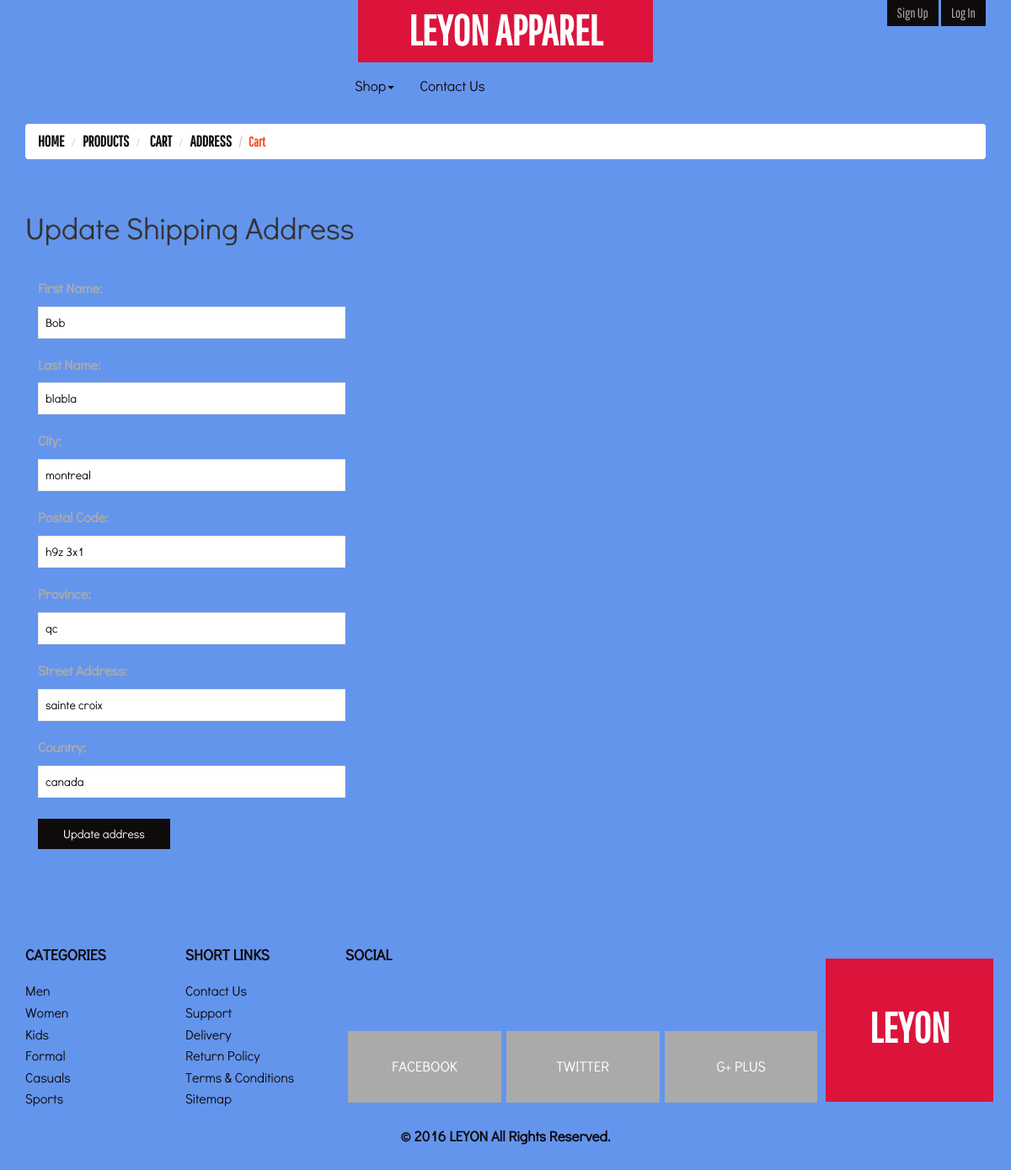
The app's page /editAddress.php?id=24 with its own data.
### tables this page shows
CREATE TABLE `address` (
  `address` int(9) NOT NULL,
  `first_name` varchar(50) NOT NULL,
  `last_name` varchar(50) NOT NULL,
  `city` varchar(15) NOT NULL,
  `postal_code` varchar(7) NOT NULL,
  `province` varchar(15) NOT NULL,
  `street` varchar(50) NOT NULL,
  `country` varchar(20) NOT NULL,
  `user_id` int(9) NOT NULL
);

### editAddress.php (the view, shortened to what this page needs)
<?php
        require_once 'database.php';
?>
    <!DOCTYPE.php>
    <html lang="en">
    <head>
        <link href="css/bootstrap.min.css" rel="stylesheet" type="text/css">
        <link href="css/style.css" rel="stylesheet" type="text/css" />
        <link rel="stylesheet" href="css/flexslider.css" type="text/css" media="screen" />
    </head>
    <body>
        <?php
            include 'header.php'
        ?>
            <div class="head-bread">
                <div class="container">
                    <ol class="breadcrumb">
                           <li><a href="index.php">Home</a></li>
                        <li><a href="index.php">Products</a></li>
                        <li> <a href="checkout.php">Cart</a></li>
                        <li><a href="shippingAddress.php">Address</a></li>
                        <li class="active">Cart</a></li>
                    </ol>
                </div>
            </div>
            <div class="reg-form">
                <div class="container">
                   <?php
				   $STH = $DBH->query("SELECT * FROM address WHERE address=". $_SESSION['addres_id']);
				   $STH->execute();
				   while($row = $STH->fetch())
				   {
				   ?>
                    <div class="reg">
                        <h1>Update Shipping Address</h1>
                        <br/>
                        <form method="post" class="col-md-8 cart-items">
                            <ul>
                                <li class="text-info">First Name: </li>
                                <li>
                                    <input type="text" name="firstName" value="<?php echo $row['first_name']?>">
                                </li>
                            </ul>
                            <ul>
                                <li class="text-info">Last Name: </li>
                                <li>
                                    <input type="text" name="lastName" value="<?php echo $row['last_name']?>">
                                </li>
                            </ul>
                            <ul>
                                <li class="text-info">City: </li>
                                <li>
                                    <input type="text" name="city" value="<?php echo $row['city']?>">
                                </li>
                            </ul>
                            <ul>
                                <li class="text-info">Postal code: </li>
                                <li>
                                    <input type="text" name="postalCode" value="<?php echo $row['postal_code']?>">
                                </li>
                            </ul>
                            <ul>
                                <li class="text-info">Province: </li>
                                <li>
                                    <input type="text" name="province" value="<?php echo $row['province']?>">
                                </li>
                            </ul>
                            <ul>
                                <li class="text-info">Street address: </li>
                                <li>
                                    <input type="text" name="address" value="<?php echo $row['street']?>">
                                </li>
                            </ul>
                            <ul>
                                <li class="text-info">Country: </li>
                                <li>
                                    <input type="text" name="country" value="<?php echo $row['country']?>">
                                </li>
                            </ul>
							<input type="submit" name="editAddress" value="Update address">
                        </form>
						<?php
				   }
						?>
                    </div>
                </div>
            </div>
            <div class="footer-grid">
                <div class="container">
                    <div class="col-md-2 re-ft-grd">
                        <h3>Categories</h3>
                        <ul class="categories">
                            <li><a href="#">Men</a></li>
                            <li><a href="#">Women</a></li>
                            <li><a href="#">Kids</a></li>
                            <li><a href="#">Formal</a></li>
                            <li><a href="#">Casuals</a></li>
                            <li><a href="#">Sports</a></li>
                        </ul>
                    </div>
                    <div class="col-md-2 re-ft-grd">
                        <h3>Short links</h3>
                        <ul class="shot-links">
                            <li><a href="#">Contact us</a></li>
                            <li><a href="#">Support</a></li>
                            <li><a href="#">Delivery</a></li>
                            <li><a href="#">Return Policy</a></li>
                            <li><a href="#">Terms & conditions</a></li>
                            <li><a href="contact.php">Sitemap</a></li>
                        </ul>
                    </div>
                    <div class="col-md-6 re-ft-grd">
                        <h3>Social</h3>
                        <ul class="social">
                            <li><a href="#" class="fb">facebook</a></li>
                            <li><a href="#" class="twt">twitter</a></li>
                            <li><a href="#" class="gpls">g+ plus</a></li>
                        </ul>
                    </div>
                    <div class="col-md-2 re-ft-grd">
                        <div class="bt-logo">
                            <div class="logo">
                                <a href="index.php" class="ft-log">LEYON</a>
                            </div>
                        </div>
                    </div>
                    <div class="clearfix"></div>
                </div>
                <div class="copy-rt">
                    <div class="container">
                        <p>&copy; 2016 LEYON All Rights Reserved.</p>
                    </div>
                </div>
            </div>
    </body>
    </html>

### css/style.css (style rules this page uses)
h4, h5, h6, h1, h2, h3 { margin: 0; }
ul, ol, li { margin: 0; padding: 0; }
p { margin: 0;padding: 0; }
body { margin:0; padding:0; }
.logo a,.logo a:hover { font-family: 'Pathway Gothic One'; background-color: crimson; text-transform: uppercase; text-decoration: none; padding: 10px 60px; font-weight: bold; font-size: 50px; color: #fff; }
* { margin: 0; padding: 0; font-family: 'Didact Gothic'; font-weight: 400; }
.footer-grid ul { list-style-type: none; }
.footer-grid { padding: 3em 0; }
.re-ft-grd h3 { font-family: 'Didact Gothic'; font-weight: 700; text-transform: uppercase; font-size: 18px; color: #100b0b; margin-bottom: 20px; text-shadow: none; }
ul.categories li a,ul.shot-links li a { font-family: 'Didact Gothic'; color: #100b0b; font-size: 16px; font-weight: 400; text-transform: capitalize; line-height: 1.6em; }
ul.social li { display: inline; }
.re-ft-grd { padding: 0; }
ul.social li a { padding: 30px 0px; width: 31.9%; float: left; background-color: #AAA; color: #fff; text-align: center; margin: 61px 3px 0px; font-size: 17px; text-transform: uppercase; font-weight: 400; }
.bt-logo { padding-top: 60px; }
a.ft-log, a.ft-log:hover { padding: 52px 52PX 60PX; }
.copy-rt { text-align: center; margin-top: 20px; }
.copy-rt p { font-family: 'Didact Gothic'; color: #100b0b; font-weight: 700; font-size: 17px; }
ol.breadcrumb li a { text-transform: uppercase; font-weight: bold; color: #100B0B; font-family: 'Pathway Gothic One'; font-size: 18px; text-shadow: none; }
.breadcrumb>.active { font-family: 'Pathway Gothic One'; color: #fb4c29; font-weight: 600; font-size: 16px; }
.breadcrumb { background-color: #FFFFFF; }
.reg-form { padding: 3em 0; text-align: left; }
.reg ul { list-style-type: none; margin-top: 20px; }
.reg ul li { text-align: left; }
.reg ul li.text-info { color:#aaa; font-size: 16px; text-transform: capitalize; margin: 0 0 10px 0; font-weight: bold; text-align: left; }
.reg form input[type="text"], .reg form input[type="password"] { width: 50%; padding: 8px; font-size: 14px; font-weight: 400; border: 1px solid #e6e6e6; outline: none; color: #000; }
.reg form input[type=submit] { outline: none; border: none; color: #ffffff; padding: 8px 30px; font-size: 14px; cursor: pointer; margin: 25px 0 32px 0; background: #100b0b; border-top: none; border-left: none; border-right: none; text-align: left; }

### records on screen
address: firstName "Bob", lastName "blabla", city "montreal", postalCode "h9z 3x1", province "qc", address "sainte croix", country "canada"
